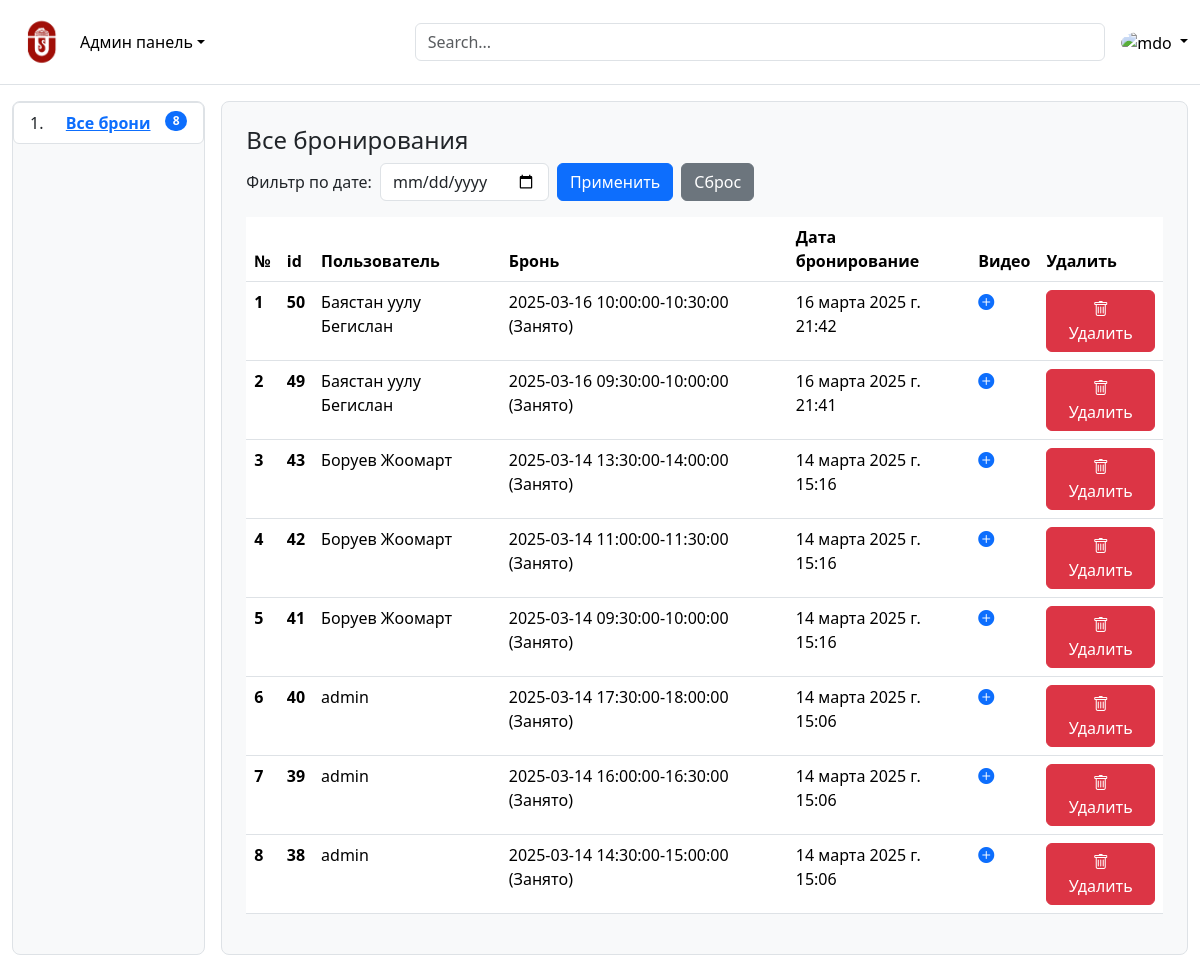
The page /admutrk/ (signed in) on the database as committed earlier.
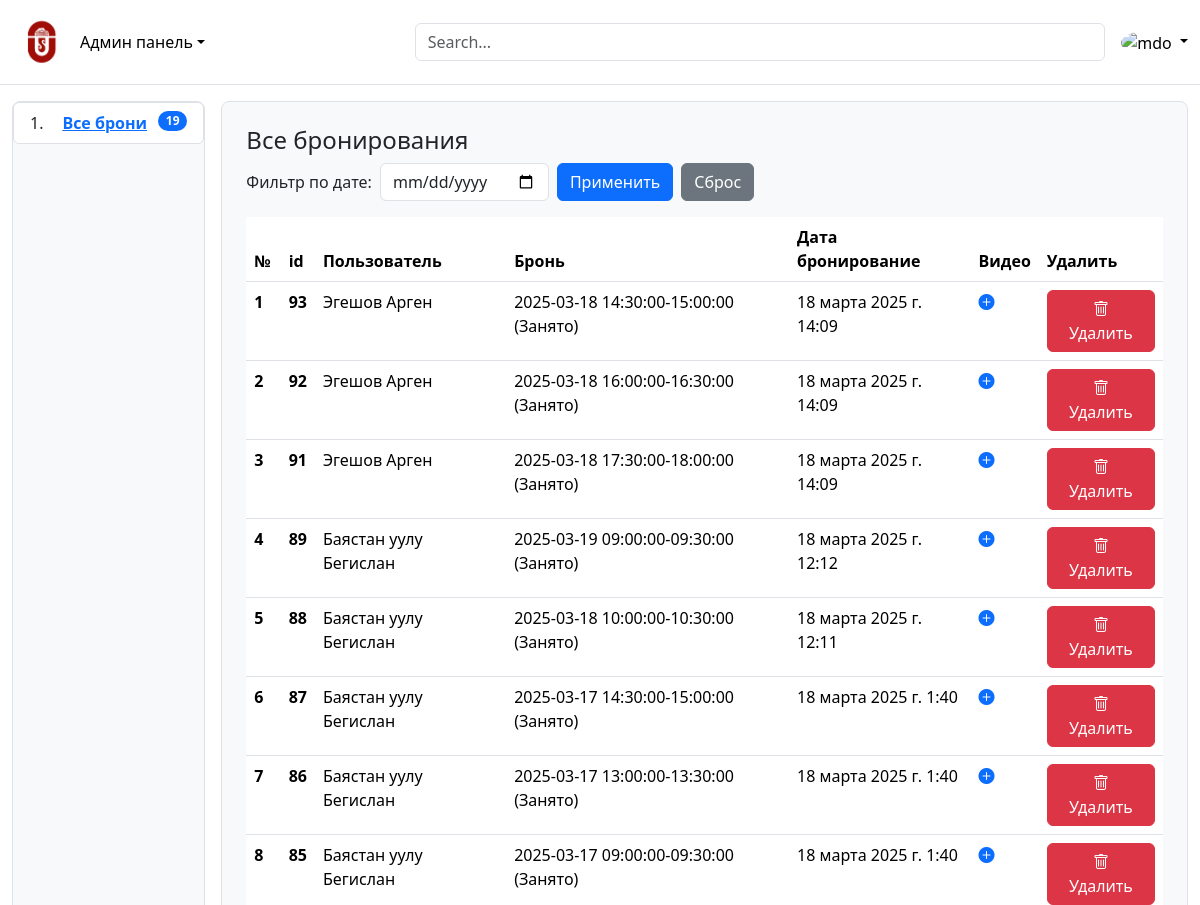
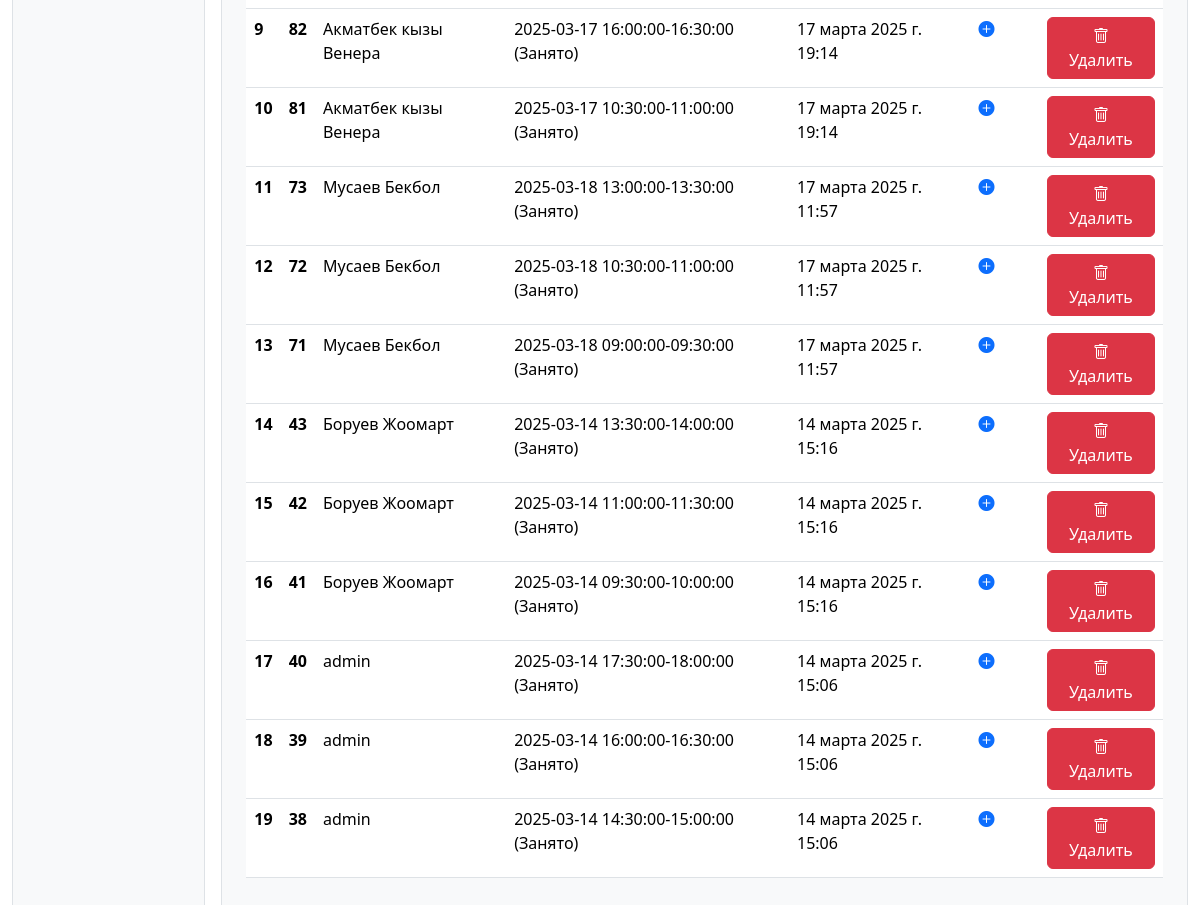
The same page on the database as committed later (2 pictures, top to bottom).
### scetch/models.py (models this page shows, shortened)
class Booking(models.Model):
    user = models.ForeignKey(User, on_delete=models.CASCADE)
    slot = models.OneToOneField(QueueSlot, on_delete=models.CASCADE)  # Один слот - одна бронь
    created_at = models.DateTimeField(auto_now_add=True)
    video = models.FileField(upload_to='media/viseo/%Y/%m/%d/', blank=True, null=True)

class QueueSlot(models.Model):
    date = models.DateField()
    start_time = models.TimeField()
    end_time = models.TimeField()
    is_booked = models.BooleanField(default=False)  # Флаг занятости
    def __str__(self):
        status = "Занято" if self.is_booked else "Свободно"
        return f"{self.date} {self.start_time}-{self.end_time} ({status})"

### adminka/views.py (the view)
# urls.py: path('', views.adminka_home, name='adminka_home'),
@user_passes_test(staff_required)
def adminka_home(request):
    date_filter = request.GET.get("date")
    bookings = Booking.objects.all().order_by("-created_at")
    bookings_count = bookings.count()
    if date_filter:
        bookings = bookings.filter(created_at__date=date_filter)
    context = {
        'bookings': bookings,
        'bookings_count': bookings_count
    }
    return render(request, 'adminka/adminka_home.html', context)

### adminka/views.py (called while the page is built)
def staff_required(user):
    return user.is_staff  # Только сотрудники (админы, но не обязательно суперпользователи)

### adminka/templates/adminka/adminka_home.html (shortened to what this page needs)
{% extends 'adminka/adminka_base.html' %}
{% block content %}
    <h4>Все бронирования</h4>
    <form method="GET" class="mb-3 d-flex align-items-center gap-2">
        <label for="date-filter" class="form-label mb-0">Фильтр по дате:</label>
        <input type="date" id="date-filter" name="date" class="form-control w-auto" value="{{ request.GET.date }}">
        <button type="submit" class="btn btn-primary">Применить</button>
        <a href="{% url 'adminka_home' %}" class="btn btn-secondary">Сброс</a>
    </form>
    <table class="table table-hover">
        <thead>
        <tr>
            <th scope="col">№</th>
            <th scope="col">id</th>
            <th scope="col">Пользователь</th>
            <th scope="col">Бронь</th>
            <th scope="col">Дата бронирование</th>
            <th scope="col">Видео</th>
            <th scope="col">Удалить</th>
        </tr>
        </thead>
        <tbody>
        {% if bookings %}
            {% for booking in bookings %}
                <tr>
                    <th scope="row">{{ forloop.counter }}</th>
                    <th scope="row">{{ booking.id }}</th>
                    <td>{{ booking.user }}</td>
                    <td>{{ booking.slot }}</td>
                    <td>{{ booking.created_at }}</td>
                    {% if booking.video %}
                        <td>
                            <a href="#"
                               class="video-link"
                               data-video-url="{{ booking.video.url }}"
                               data-bs-toggle="modal"
                               data-bs-target="#videoModal">
                                <i class="bi bi-camera-reels-fill"></i> Видео
                            </a>
                        </td>
                        <td>
                            <form action="{% url 'delete_video' booking.id %}" method="POST"
                                  onsubmit="return confirm('Вы уверены, что хотите удалить это видео?');">
                                {% csrf_token %}
                                <button type="submit" class="btn btn-warning btn-sm mt-2">
                                    <i class="bi bi-trash"></i> Удалить видео
                                </button>
                            </form>
                        </td>
                    {% else %}
                        <td>
                            <i class="bi bi-plus-circle-fill text-primary"
                               role="button"
                               data-bs-toggle="modal"
                               data-bs-target="#uploadModal"
                               data-booking-id="{{ booking.id }}">
                            </i>
                        </td>
                    {% endif %}
                    <td>
                        <form action="{% url 'admin_delete_booking' booking.id %}" method="POST"
                              onsubmit="return confirm('Вы уверены, что хотите удалить это бронирование?');">
                            <button type="submit" class="btn btn-danger">
                                <i class="bi bi-trash"></i> Удалить
                            </button>
                        </form>
                    </td>
                </tr>
            {% endfor %}
        {% endif %}
        </tbody>
    </table>
{% endblock %}

Rows that differ between the two databases and show on the page:
removed Booking: id "50", user "Баястан уулу Бегислан", slot "2025-03-16 10:00:00-10:30:00 (Занято)", created_at "16 марта 2025 г. 21:42"
removed Booking: id "49", user "Баястан уулу Бегислан", slot "2025-03-16 09:30:00-10:00:00 (Занято)", created_at "16 марта 2025 г. 21:41"
added Booking: id "93", user "Эгешов Арген", slot "2025-03-18 14:30:00-15:00:00 (Занято)", created_at "18 марта 2025 г. 14:09"
added Booking: id "92", user "Эгешов Арген", slot "2025-03-18 16:00:00-16:30:00 (Занято)", created_at "18 марта 2025 г. 14:09"
added Booking: id "91", user "Эгешов Арген", slot "2025-03-18 17:30:00-18:00:00 (Занято)", created_at "18 марта 2025 г. 14:09"
added Booking: id "89", user "Баястан уулу Бегислан", slot "2025-03-19 09:00:00-09:30:00 (Занято)", created_at "18 марта 2025 г. 12:12"
added Booking: id "88", user "Баястан уулу Бегислан", slot "2025-03-18 10:00:00-10:30:00 (Занято)", created_at "18 марта 2025 г. 12:11"
added Booking: id "87", user "Баястан уулу Бегислан", slot "2025-03-17 14:30:00-15:00:00 (Занято)", created_at "18 марта 2025 г. 1:40"
added Booking: id "86", user "Баястан уулу Бегислан", slot "2025-03-17 13:00:00-13:30:00 (Занято)", created_at "18 марта 2025 г. 1:40"
added Booking: id "85", user "Баястан уулу Бегислан", slot "2025-03-17 09:00:00-09:30:00 (Занято)", created_at "18 марта 2025 г. 1:40"
added Booking: id "82", user "Акматбек кызы Венера", slot "2025-03-17 16:00:00-16:30:00 (Занято)", created_at "17 марта 2025 г. 19:14"
added Booking: id "81", user "Акматбек кызы Венера", slot "2025-03-17 10:30:00-11:00:00 (Занято)", created_at "17 марта 2025 г. 19:14"
added Booking: id "73", user "Мусаев Бекбол", slot "2025-03-18 13:00:00-13:30:00 (Занято)", created_at "17 марта 2025 г. 11:57"
added Booking: id "72", user "Мусаев Бекбол", slot "2025-03-18 10:30:00-11:00:00 (Занято)", created_at "17 марта 2025 г. 11:57"
added Booking: id "71", user "Мусаев Бекбол", slot "2025-03-18 09:00:00-09:30:00 (Занято)", created_at "17 марта 2025 г. 11:57"
Other text that changed with them:
{{ bookings_count }}: "8" → "19"
